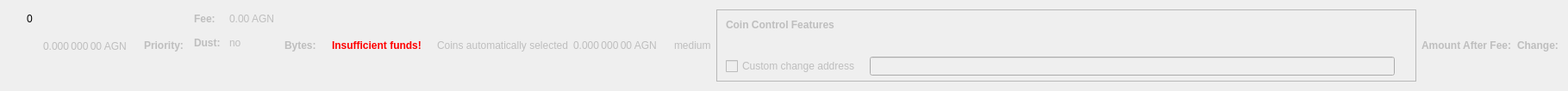
    <widget class="QWidget" name="dummyHideWidget" native="true">
     <property name="maximumSize">
      <size>
       <width>100</width>
       <height>22</height>
      </size>
     </property>
     <layout class="QHBoxLayout" name="dummyHideLayout">
      <item>
       <layout class="QFormLayout" name="formLayoutCoinControl1">
        <property name="horizontalSpacing">
         <number>10</number>
        </property>
        <property name="verticalSpacing">
         <number>14</number>
        </property>
        <property name="leftMargin">
         <number>10</number>
        </property>
        <property name="topMargin">
         <number>4</number>
        </property>
        <property name="rightMargin">
         <number>6</number>
        </property>
        <item row="0" column="1">
         <widget class="QLabel" name="labelCoinControlBytes">
          <property name="cursor">
           <cursorShape>IBeamCursor</cursorShape>
          </property>
          <property name="contextMenuPolicy">
           <enum>Qt::ActionsContextMenu</enum>
          </property>
          <property name="text">
           <string notr="true">0</string>
          </property>
          <property name="textInteractionFlags">
           <set>Qt::LinksAccessibleByMouse|Qt::TextSelectableByKeyboard|Qt::TextSelectableByMouse</set>
          </property>
         </widget>
        </item>
       </layout>
      </item>
      <item>
       <widget class="QLabel" name="labelCoinControlAfterFee">
        <property name="enabled">
         <bool>false</bool>
        </property>
        <property name="sizePolicy">
         <sizepolicy hsizetype="Fixed" vsizetype="Fixed">
          <horstretch>0</horstretch>
          <verstretch>0</verstretch>
         </sizepolicy>
        </property>
        <property name="minimumSize">
         <size>
          <width>111</width>
          <height>12</height>
         </size>
        </property>
        <property name="maximumSize">
         <size>
          <width>111</width>
          <height>12</height>
         </size>
        </property>
        <property name="cursor">
         <cursorShape>IBeamCursor</cursorShape>
        </property>
        <property name="contextMenuPolicy">
         <enum>Qt::ActionsContextMenu</enum>
        </property>
        <property name="text">
         <string notr="true">0.000 000 00 AGN</string>
        </property>
        <property name="textInteractionFlags">
         <set>Qt::LinksAccessibleByMouse|Qt::TextSelectableByKeyboard|Qt::TextSelectableByMouse</set>
        </property>
       </widget>
      </item>
      <item>
       <widget class="QLabel" name="labelCoinControlPriorityText">
        <property name="enabled">
         <bool>false</bool>
        </property>
        <property name="font">
         <font>
          <weight>75</weight>
          <bold>true</bold>
         </font>
        </property>
        <property name="text">
         <string>Priority:</string>
        </property>
       </widget>
      </item>
      <item>
       <layout class="QHBoxLayout" name="horizontalLayout"/>
      </item>
      <item>
       <layout class="QFormLayout" name="formLayoutCoinControl3">
        <property name="horizontalSpacing">
         <number>10</number>
        </property>
        <property name="verticalSpacing">
         <number>14</number>
        </property>
        <property name="leftMargin">
         <number>6</number>
        </property>
        <property name="topMargin">
         <number>4</number>
        </property>
        <property name="rightMargin">
         <number>6</number>
        </property>
        <item row="0" column="0">
         <widget class="QLabel" name="labelCoinControlFeeText">
          <property name="enabled">
           <bool>false</bool>
          </property>
          <property name="font">
           <font>
            <weight>75</weight>
            <bold>true</bold>
           </font>
          </property>
          <property name="text">
           <string>Fee:</string>
          </property>
          <property name="margin">
           <number>0</number>
          </property>
         </widget>
        </item>
        <item row="0" column="1">
         <widget class="QLabel" name="labelCoinControlFee">
          <property name="enabled">
           <bool>false</bool>
          </property>
          <property name="cursor">
           <cursorShape>IBeamCursor</cursorShape>
          </property>
          <property name="contextMenuPolicy">
           <enum>Qt::ActionsContextMenu</enum>
          </property>
          <property name="text">
           <string notr="true">0.00 AGN</string>
          </property>
          <property name="textInteractionFlags">
           <set>Qt::LinksAccessibleByMouse|Qt::TextSelectableByKeyboard|Qt::TextSelectableByMouse</set>
          </property>
         </widget>
        </item>
        <item row="1" column="0">
         <widget class="QLabel" name="labelCoinControlLowOutputText">
          <property name="enabled">
           <bool>false</bool>
          </property>
          <property name="font">
           <font>
            <weight>75</weight>
            <bold>true</bold>
           </font>
          </property>
          <property name="text">
           <string>Dust:</string>
          </property>
         </widget>
        </item>
        <item row="1" column="1">
         <widget class="QLabel" name="labelCoinControlLowOutput">
          <property name="enabled">
           <bool>false</bool>
          </property>
          <property name="cursor">
           <cursorShape>IBeamCursor</cursorShape>
          </property>
          <property name="contextMenuPolicy">
           <enum>Qt::ActionsContextMenu</enum>
          </property>
          <property name="text">
           <string>no</string>
          </property>
          <property name="textInteractionFlags">
           <set>Qt::LinksAccessibleByMouse|Qt::TextSelectableByKeyboard|Qt::TextSelectableByMouse</set>
          </property>
         </widget>
        </item>
       </layout>
      </item>
      <item>
       <widget class="QLabel" name="labelCoinControlBytesText">
        <property name="enabled">
         <bool>false</bool>
        </property>
        <property name="font">
         <font>
          <weight>75</weight>
          <bold>true</bold>
         </font>
        </property>
        <property name="text">
         <string>Bytes:</string>
        </property>
       </widget>
      </item>
      <item>
       <layout class="QFormLayout" name="formLayoutCoinControl2">
        <property name="horizontalSpacing">
         <number>10</number>
        </property>
        <property name="verticalSpacing">
         <number>14</number>
        </property>
        <property name="leftMargin">
         <number>6</number>
        </property>
        <property name="topMargin">
         <number>4</number>
        </property>
        <property name="rightMargin">
         <number>6</number>
        </property>
       </layout>
      </item>
      <item>
       <layout class="QHBoxLayout" name="horizontalLayoutCoinControl2">
        <property name="spacing">
         <number>8</number>
        </property>
        <property name="bottomMargin">
         <number>10</number>
        </property>
       </layout>
      </item>
      <item>
       <widget class="QLabel" name="labelCoinControlInsuffFunds">
        <property name="enabled">
         <bool>false</bool>
        </property>
        <property name="minimumSize">
         <size>
          <width>0</width>
          <height>0</height>
         </size>
        </property>
        <property name="font">
         <font>
          <weight>75</weight>
          <bold>true</bold>
         </font>
        </property>
        <property name="styleSheet">
         <string notr="true">color:red;font-weight:bold;</string>
        </property>
        <property name="text">
         <string>Insufficient funds!</string>
        </property>
        <property name="margin">
         <number>5</number>
        </property>
       </widget>
      </item>
      <item>
       <layout class="QFormLayout" name="formLayoutCoinControl4">
        <property name="horizontalSpacing">
         <number>10</number>
        </property>
        <property name="verticalSpacing">
         <number>14</number>
        </property>
        <property name="leftMargin">
         <number>6</number>
        </property>
        <property name="topMargin">
         <number>4</number>
        </property>
        <property name="rightMargin">
         <number>6</number>
        </property>
       </layout>
      </item>
      <item>
       <widget class="QLabel" name="labelCoinControlAutomaticallySelected">
        <property name="enabled">
         <bool>false</bool>
        </property>
        <property name="sizePolicy">
         <sizepolicy hsizetype="Fixed" vsizetype="Fixed">
          <horstretch>0</horstretch>
          <verstretch>0</verstretch>
         </sizepolicy>
        </property>
        <property name="minimumSize">
         <size>
          <width>0</width>
          <height>0</height>
         </size>
        </property>
        <property name="maximumSize">
         <size>
          <width>240</width>
          <height>16777215</height>
         </size>
        </property>
        <property name="text">
         <string>Coins automatically selected</string>
        </property>
        <property name="margin">
         <number>5</number>
        </property>
       </widget>
      </item>
      <item>
       <widget class="QLabel" name="labelCoinControlChange">
        <property name="enabled">
         <bool>false</bool>
        </property>
        <property name="sizePolicy">
         <sizepolicy hsizetype="Fixed" vsizetype="Fixed">
          <horstretch>0</horstretch>
          <verstretch>0</verstretch>
         </sizepolicy>
        </property>
        <property name="minimumSize">
         <size>
          <width>111</width>
          <height>0</height>
         </size>
        </property>
        <property name="maximumSize">
         <size>
          <width>111</width>
          <height>16777215</height>
         </size>
        </property>
        <property name="cursor">
         <cursorShape>IBeamCursor</cursorShape>
        </property>
        <property name="contextMenuPolicy">
         <enum>Qt::ActionsContextMenu</enum>
        </property>
        <property name="text">
         <string notr="true">0.000 000 00 AGN</string>
        </property>
        <property name="textInteractionFlags">
         <set>Qt::LinksAccessibleByMouse|Qt::TextSelectableByKeyboard|Qt::TextSelectableByMouse</set>
        </property>
       </widget>
      </item>
      <item>
       <widget class="QLabel" name="labelCoinControlPriority">
        <property name="enabled">
         <bool>false</bool>
        </property>
        <property name="cursor">
         <cursorShape>IBeamCursor</cursorShape>
        </property>
        <property name="contextMenuPolicy">
         <enum>Qt::ActionsContextMenu</enum>
        </property>
        <property name="text">
         <string>medium</string>
        </property>
        <property name="textInteractionFlags">
         <set>Qt::LinksAccessibleByMouse|Qt::TextSelectableByKeyboard|Qt::TextSelectableByMouse</set>
        </property>
       </widget>
      </item>
      <item>
       <widget class="QFrame" name="frameCoinControl">
        <property name="sizePolicy">
         <sizepolicy hsizetype="Expanding" vsizetype="Expanding">
          <horstretch>0</horstretch>
          <verstretch>0</verstretch>
         </sizepolicy>
        </property>
        <property name="maximumSize">
         <size>
          <width>16777215</width>
          <height>16777215</height>
         </size>
        </property>
        <property name="frameShape">
         <enum>QFrame::StyledPanel</enum>
        </property>
        <property name="frameShadow">
         <enum>QFrame::Sunken</enum>
        </property>
        <layout class="QVBoxLayout" name="verticalLayoutCoinControl2_2">
         <property name="spacing">
          <number>0</number>
         </property>
         <property name="leftMargin">
          <number>0</number>
         </property>
         <property name="topMargin">
          <number>0</number>
         </property>
         <property name="rightMargin">
          <number>0</number>
         </property>
         <property name="bottomMargin">
          <number>6</number>
         </property>
         <item>
          <layout class="QVBoxLayout" name="verticalLayoutCoinControl" stretch="0,0,0,1">
           <property name="spacing">
            <number>0</number>
           </property>
           <property name="leftMargin">
            <number>10</number>
           </property>
           <property name="topMargin">
            <number>10</number>
           </property>
           <item>
            <layout class="QHBoxLayout" name="horizontalLayoutCoinControl1">
             <property name="bottomMargin">
              <number>15</number>
             </property>
             <item>
              <widget class="QLabel" name="labelCoinControlFeatures">
               <property name="enabled">
                <bool>false</bool>
               </property>
               <property name="sizePolicy">
                <sizepolicy hsizetype="Preferred" vsizetype="Maximum">
                 <horstretch>0</horstretch>
                 <verstretch>0</verstretch>
                </sizepolicy>
               </property>
               <property name="font">
                <font>
                 <weight>75</weight>
                 <bold>true</bold>
                </font>
               </property>
               <property name="styleSheet">
                <string notr="true">font-weight:bold;</string>
               </property>
               <property name="text">
                <string>Coin Control Features</string>
               </property>
              </widget>
             </item>
            </layout>
           </item>
           <item>
            <widget class="QWidget" name="widgetCoinControl" native="true">
             <property name="sizePolicy">
              <sizepolicy hsizetype="Preferred" vsizetype="Preferred">
               <horstretch>0</horstretch>
               <verstretch>0</verstretch>
              </sizepolicy>
             </property>
             <property name="minimumSize">
              <size>
               <width>0</width>
               <height>0</height>
              </size>
             </property>
             <property name="styleSheet">
              <string notr="true"/>
             </property>
             <layout class="QHBoxLayout" name="horizontalLayoutCoinControl5_2">
              <property name="leftMargin">
               <number>0</number>
              </property>
              <property name="topMargin">
               <number>0</number>
              </property>
              <property name="rightMargin">
               <number>0</number>
              </property>
              <property name="bottomMargin">
               <number>0</number>
              </property>
              <item>
               <layout class="QHBoxLayout" name="horizontalLayoutCoinControl3">
                <property name="spacing">
                 <number>20</number>
                </property>
                <property name="topMargin">
                 <number>0</number>
                </property>
                <property name="bottomMargin">
                 <number>10</number>
                </property>
               </layout>
              </item>
             </layout>
            </widget>
           </item>
           <item>
            <layout class="QHBoxLayout" name="horizontalLayoutCoinControl4" stretch="0,0,0">
             <property name="spacing">
              <number>12</number>
             </property>
             <property name="sizeConstraint">
              <enum>QLayout::SetDefaultConstraint</enum>
             </property>
             <property name="topMargin">
              <number>5</number>
             </property>
             <property name="rightMargin">
              <number>5</number>
             </property>
             <item>
              <widget class="QCheckBox" name="checkBoxCoinControlChange">
               <property name="enabled">
                <bool>false</bool>
               </property>
               <property name="toolTip">
                <string>If this is activated, but the change address is empty or invalid, change will be sent to a newly generated address.</string>
               </property>
               <property name="text">
                <string>Custom change address</string>
               </property>
              </widget>
             </item>
             <item>
              <widget class="QValidatedLineEdit" name="lineEditCoinControlChange">
               <property name="enabled">
                <bool>false</bool>
               </property>
               <property name="sizePolicy">
                <sizepolicy hsizetype="Expanding" vsizetype="Fixed">
                 <horstretch>0</horstretch>
                 <verstretch>0</verstretch>
                </sizepolicy>
               </property>
              </widget>
             </item>
             <item>
              <widget class="QLabel" name="labelCoinControlChangeLabel_2">
               <property name="sizePolicy">
                <sizepolicy hsizetype="Preferred" vsizetype="Expanding">
                 <horstretch>0</horstretch>
                 <verstretch>0</verstretch>
                </sizepolicy>
               </property>
               <property name="minimumSize">
                <size>
                 <width>0</width>
                 <height>0</height>
                </size>
               </property>
               <property name="text">
                <string/>
               </property>
               <property name="margin">
                <number>3</number>
               </property>
              </widget>
             </item>
            </layout>
           </item>
           <item>
            <spacer name="verticalSpacerCoinControl">
             <property name="orientation">
              <enum>Qt::Vertical</enum>
             </property>
             <property name="sizeHint" stdset="0">
              <size>
               <width>800</width>
               <height>1</height>
              </size>
             </property>
            </spacer>
           </item>
          </layout>
         </item>
        </layout>
       </widget>
      </item>
      <item>
       <widget class="QLabel" name="labelCoinControlAfterFeeText">
        <property name="enabled">
         <bool>false</bool>
        </property>
        <property name="minimumSize">
         <size>
          <width>0</width>
          <height>0</height>
         </size>
        </property>
        <property name="maximumSize">
         <size>
          <width>16777215</width>
          <height>16777215</height>
         </size>
        </property>
        <property name="font">
         <font>
          <weight>75</weight>
          <bold>true</bold>
         </font>
        </property>
        <property name="text">
         <string>Amount After Fee:</string>
        </property>
        <property name="alignment">
         <set>Qt::AlignLeading|Qt::AlignLeft|Qt::AlignVCenter</set>
        </property>
        <property name="margin">
         <number>0</number>
        </property>
       </widget>
      </item>
      <item>
       <widget class="QLabel" name="labelCoinControlChangeText">
        <property name="enabled">
         <bool>false</bool>
        </property>
        <property name="sizePolicy">
         <sizepolicy hsizetype="Preferred" vsizetype="Preferred">
          <horstretch>0</horstretch>
          <verstretch>0</verstretch>
         </sizepolicy>
        </property>
        <property name="minimumSize">
         <size>
          <width>0</width>
          <height>0</height>
         </size>
        </property>
        <property name="maximumSize">
         <size>
          <width>16777215</width>
          <height>16777215</height>
         </size>
        </property>
        <property name="font">
         <font>
          <weight>75</weight>
          <bold>true</bold>
         </font>
        </property>
        <property name="text">
         <string>Change:</string>
        </property>
        <property name="alignment">
         <set>Qt::AlignLeading|Qt::AlignLeft|Qt::AlignVCenter</set>
        </property>
       </widget>
      </item>
     </layout>
    </widget>
